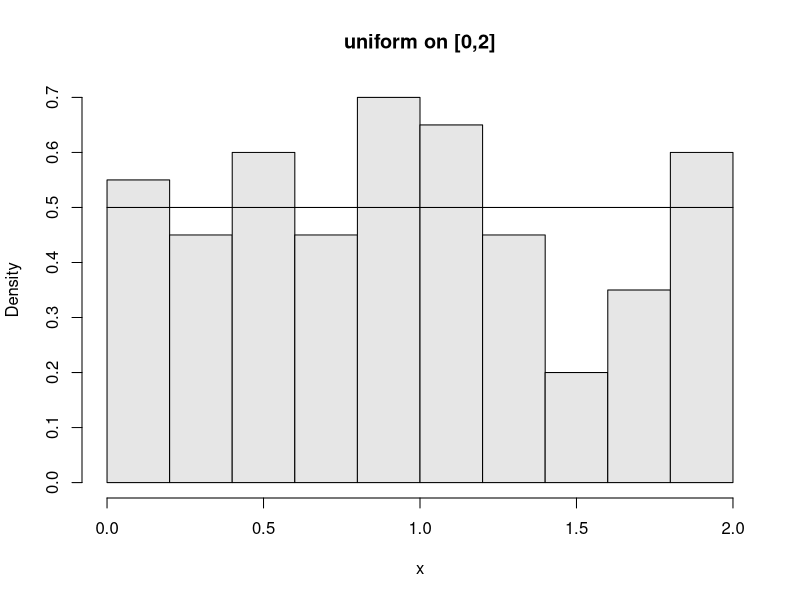
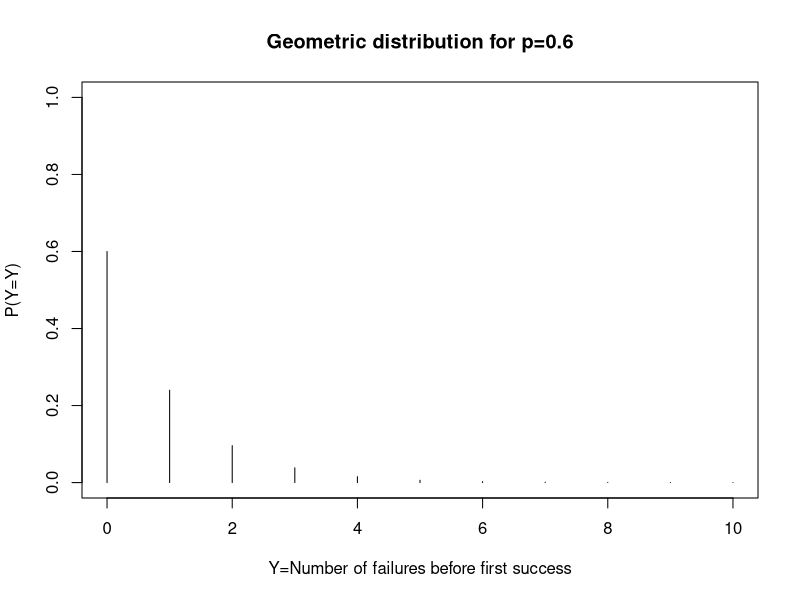
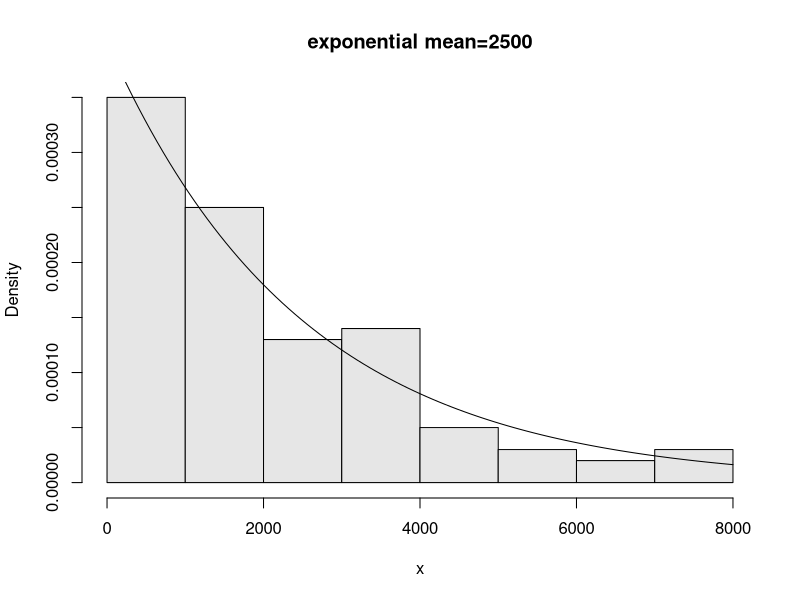
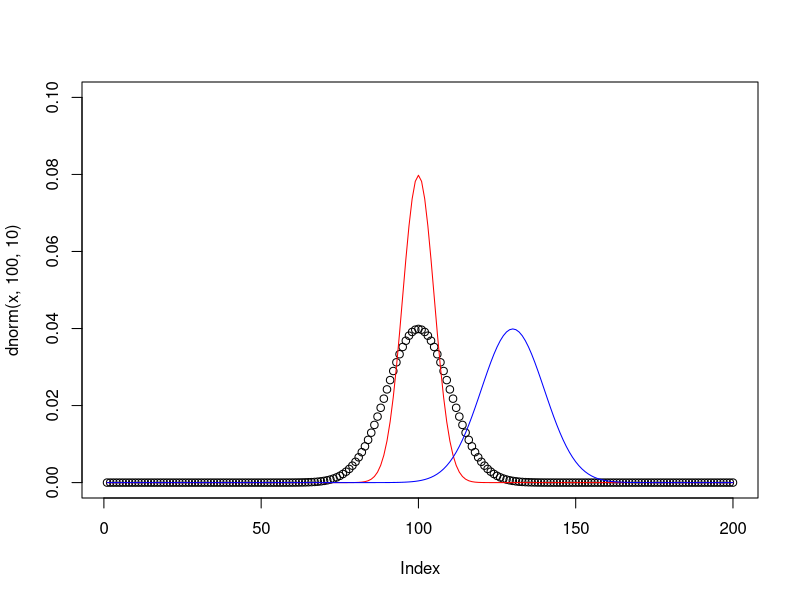
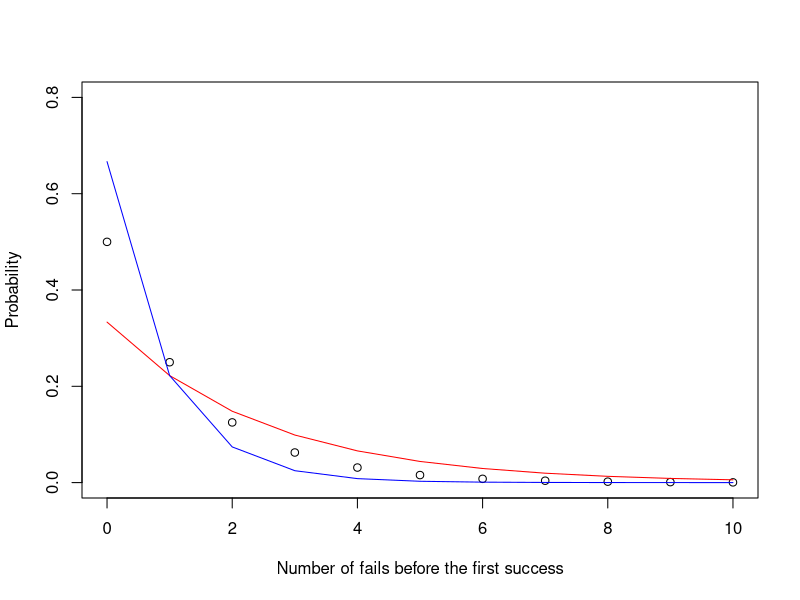
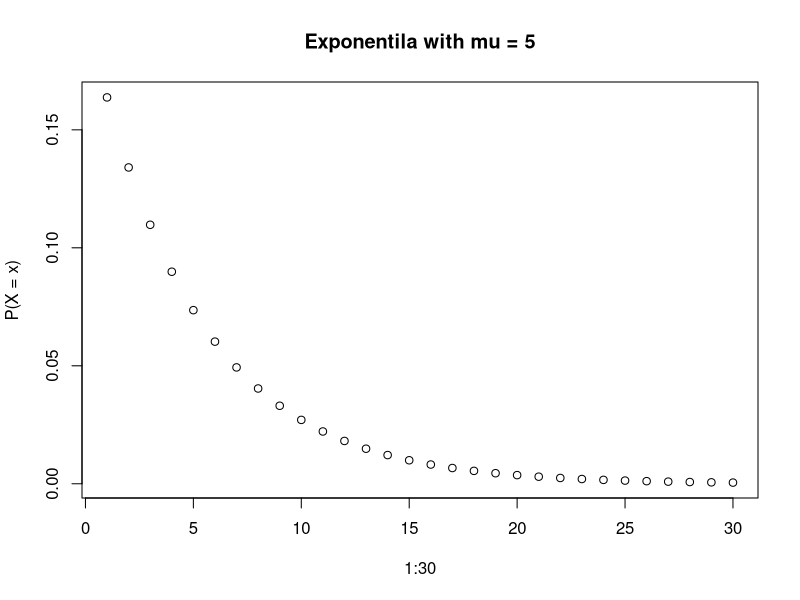
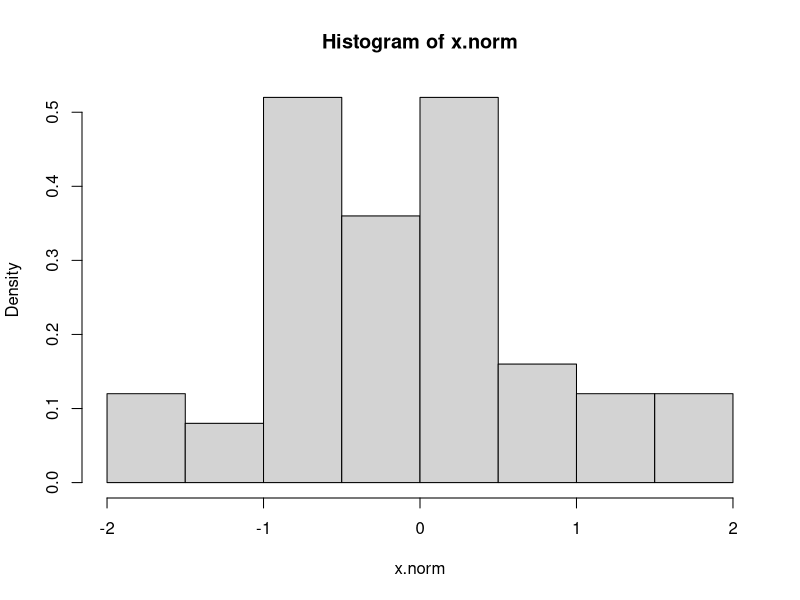
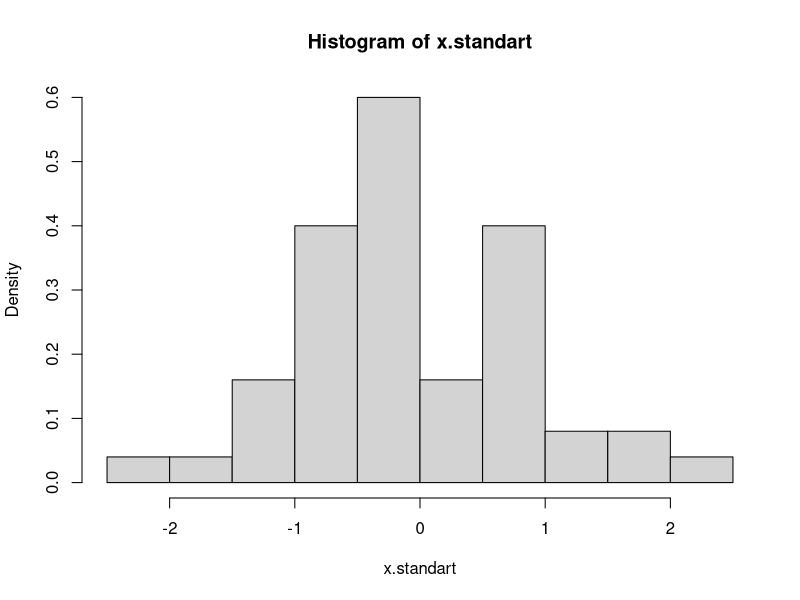

Source code (R) for these figures, in order:
#равномерно разпределение - равномерно разпределени случайни величини в интервал [a,b]
#функцията unif() с префикси d,p,q,r за съответно плътност, разпределние, квантил и случайно разпределение(симулиране)

#100 случайни равномерно разпределени величини в интервала [0,2]
x = runif(n = 100, min = 0, max = 2)
hist(x, probability=TRUE, col=gray(.9), main="uniform on [0,2]") #хистограма на разпределението
curve(dunif(x,0,2),add=T) #теоретична плътност -> dunif(x,0,2) всяка от случайните величини с каква вероятност да се случи е 

#генериране на извадка -> измежду числата x (от 1 до х, ако х е число, а не вектор), се взимат по случаен начин size числа
sample(x = 1:10, size = 10) 
sample(x = 10, size = 10, replace = TRUE) #може да има повторения


#геометрично разпределение - частен случай на отрицателно биномното, кoгато искаме да имаме x неуспеха преди първия успех с вероятност за успех prob
#функцията geom() с префикси d,p,q,r за съответно плътност, разпределние, квантил и случайно разпределение(симулиране)
Y=0:10
plot(Y, dgeom(x = Y, prob = 0.6), type="h", ylim=c(0,1), main="Geometric distribution for p=0.6", ylab="P(Y=Y)", xlab="Y=Number of failures before first success")

#екцпоненциално разпределение - непрекъсната случайна величнина
#функцията exp() с префикси d,p,q,r за съответно плътност, разпределние, квантил и случайно разпределение(симулиране)
mu = 2500
x = rexp(n = 100, rate = 1/mu) #100 случайни експоненциално разпределени величини с вероятност 1/mu
hist(x,probability=TRUE,col=gray(.9),main="exponential mean=2500") #хистограма
curve(dexp(x = x, rate = 1/2500),add=T) #теоретична плътност

#нормално разпределение - очакване(средно) mu и дисперсия sigma (стандартно отклонение sigma)
#функцията norm() с префикси d,p,q,r за съответно плътност, разпределние, квантил и случайно разпределение(симулиране)
#на финкцията се подава очакване (mu) и стандартно отклонение (sigma)
x=c(1:200)
plot(dnorm(x, 100,10), ylim=c(0,0.1))
lines(dnorm(x, 100,5), col="red")
lines(dnorm(x, 130,10), col="blue")

#стандартно нормално разпределение - нормално разпределение с очакване 0 и дисперсия 1
#по подразбиране в norm(x, mu = 0, sd = 1)
#за нормализиране се използва формулата y = (x - mu)/sigma 
#където х е нормално разпределена случайна величина с очакване mu и дисперсия sigma^2,
#а у е стандарна нормално разпределене случайна величина


#-----------------------------------------------------

#01
#геометрично разпределение с вероятност 1/2, 1/3, 2/3
y=0:10 #случайни числа(за онагледяване)
plot(x = y, dgeom(x = y, prob = 1/2), ylim=c(0,0.8), ylab = "Probability", xlab = "Number of fails before the first success")
lines(x = y, dgeom(x = y, prob = 1/3), col="red")
lines(x = y, dgeom(x = y, prob = 2/3), col="blue")

#02
#експоненциално разпределение с mu =5
k.30 = dexp(x = 5, rate = 1/5)
plot(x = 1:30, y = dexp(x = 1:30, rate = 1/5), main = "Exponentila with mu = 5", ylab = "P(X = x)")

#03
x = rnorm(n = 50, mean = 5, sd = 5) #N(5,5) означава дисперсия 5 = sigma^2 => стандартно отклонение sigma = sqrt(5), но в случая няма значение :) 
x.norm = (x - 5)/5
hist(x.norm, probability = TRUE)
x.standart = rnorm(50)
hist(x.standart, probability = TRUE)

#04
#z стандартно нормално разоределена случайна величина
pnorm(q = 0.92 , lower.tail = FALSE) #P(Z > 0.92)
pnorm(q = -0.5, lower.tail = FALSE) #P(Z > -0.5) = P(Z < 0.5)
#P(-0.64 < Z < 0.43) = P(Z < 0.43) - P(Z > -0.64)
pnorm(0.43) - pnorm(-0.64, lower.tail = FALSE)

#05
#x нормално разпределено с mu = 3 и sigma^2 = 4
pnorm(q = 6.2, mean = 3, sd = 2)

#06
pnorm(q = 3100, mean = 3500, sd = 500)
pnorm(-4/5) #нормирано z = (3100 - 3500)/500 = -4/5 е стандартно нормално разпределено N(0,1)

#07
#X = N(80, 10^2), Y=N(78, 13^2) => X-Y = N(80-78, 10^2 + 13^3) = N(2,269)
pnorm(0,2,sqrt(269),lower.tail = FALSE) #искаме Х > Y => X - Y > 0

